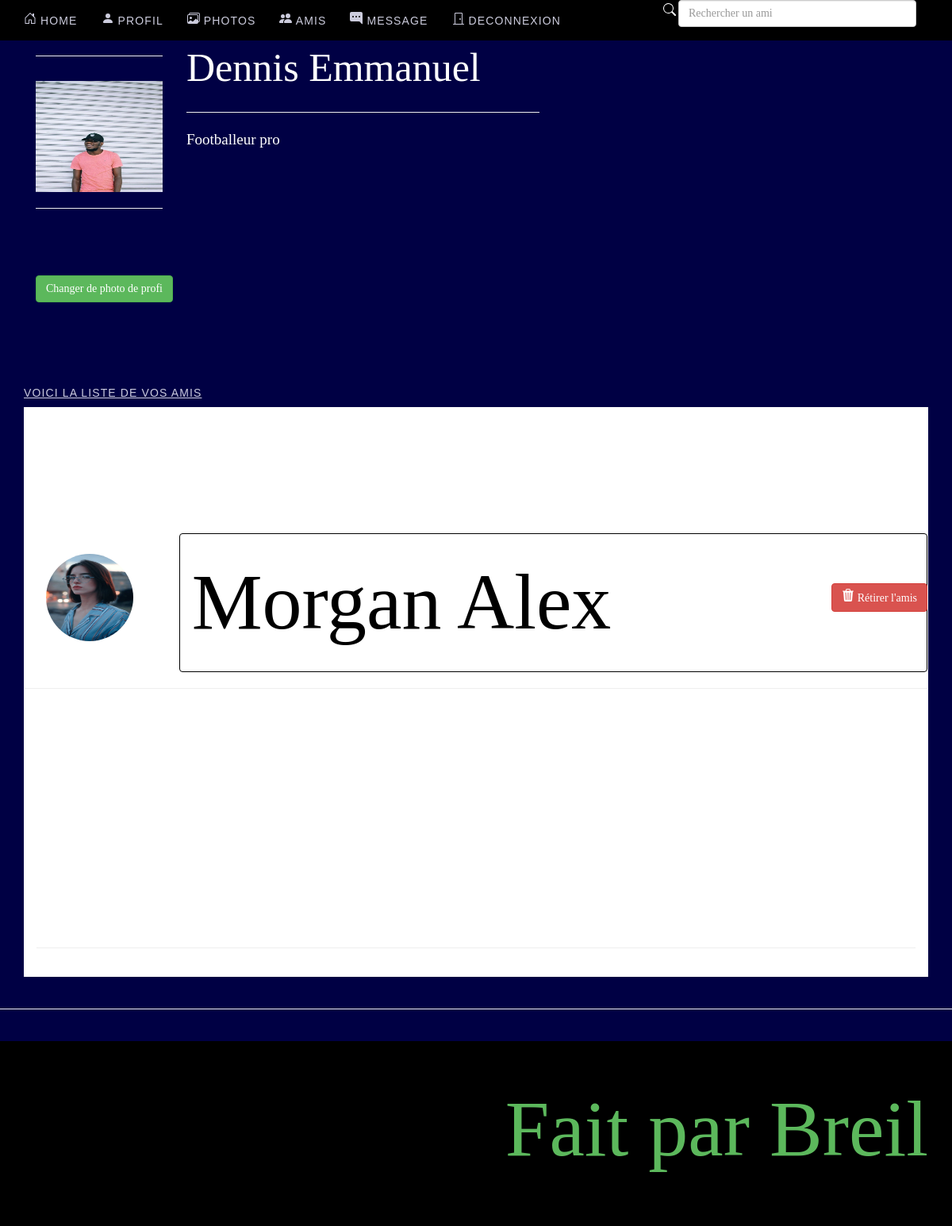
Screenshot of /Login_v1/amis.php (signed in) with the database file from the repository.
### tables this page shows
CREATE TABLE IF NOT EXISTS `members` (
  `member_id` int(11) NOT NULL AUTO_INCREMENT,
  `nom` varchar(100) NOT NULL,
  `prenom` varchar(100) NOT NULL,
  `address` varchar(100) NOT NULL,
  `email` varchar(100) NOT NULL,
  `age` int(11) NOT NULL,
  `sexe` varchar(100) NOT NULL,
  `username` varchar(100) NOT NULL,
  `password` varchar(100) NOT NULL,
  `image` varchar(100) NOT NULL,
  `birthdate` varchar(100) NOT NULL,
  `numero` varchar(100) NOT NULL,
  `status` varchar(100) NOT NULL,
  `bio` varchar(255) NOT NULL,
  PRIMARY KEY (`member_id`)
);

### Login_v1/session.php (called while the page is built, shortened)
<?php
$session_id = $_SESSION['id'];
$session_query = $conn->prepare("SELECT * FROM members WHERE member_id = ?");
$session_query->execute(array($session_id));
$user_row = $session_query->fetch();
$image = $user_row['image'];
?>

### Login_v1/amis.php (the view, shortened to what this page needs)
<!DOCTYPE html>
<html lang="en">
<head>
</head>
<?php include('header.php'); ?>
<?php include('session.php'); ?>
<body>
<?php include('navbar.php'); ?>
<div id="masthead">
    <div class="container">
        <?php include('photoshead.php'); ?>
        <h4><u>Voici la liste de vos amis<u></u></h4>
    </div>
<div class="container">
    <div class="row">
        <div class="col-md-12">
            <div class="panel">
                <div class="panel-body">
                    <div class="row">
                        <br>
                        <?php
                        $query = $conn->query("select members.member_id , members.nom , members.prenom , members.image , friends.friends_id   from members  , friends
	where friends.my_friend_id = '$session_id' and members.member_id = friends.my_id
	OR friends.my_id = '$session_id' and members.member_id = friends.my_friend_id
	");
                        while($row = $query->fetch()){
                            $friend_name = $row['nom']." ".$row['prenom'];
                            $friend_image = $row['image'];
                            $id = $row['friends_id'];
                            ?><div class="row">
                            <div class="col-md-2 text-center">
                                <img  src="<?php echo $friend_image; ?>" style="width:110px;height:110px" class="img-circle"></a>
                            </div>
                            <div class="col-md-10">
                                <div class="pull-right"><a href="deletefriend.php<?php echo '?id='.$id; ?>" class="btn btn-danger">
                                        Rétirer l'amis </a></div>
                                <div class="alert"><?php echo $friend_name; ?></div>
                            </div>
                            </div>
                            <hr>
                            <br><br>
                        <?php } ?>
                    </div>
                    <hr>
                </div>
            </div>
        </div>
    </div>
</div>
<?php include('footer.php'); ?>
</body>
</html>

### Login_v1/heading2.php (shortened to what this page needs)
<!DOCTYPE html>
<body>
<div class="row">
    <div class="col-md-2">
        <hr>
        <img class="pp" src="<?php echo $image; ?>" height="140" width="160">
        <hr>
        <a class="btn btn-success" href="changepic.php">Changer de photo de profi</a>
    </div>
    <div class="col-md-5">
        <?php
        $query = $conn->query("select * from members where member_id = '$session_id'");
        $row = $query->fetch();
        ?>
        <p style="font-size: 50px;">  <?php echo $row['nom']." ".$row['prenom']; ?><span class="margin-p"> </span>
        <hr>
        <p style="font-size: 19px;"><?php echo $row['bio']; ?></p>
    </div>
</div>
</body>

### Login_v1/css/my_style.css (style rules this page uses)
body { font-family: "Helvetica Neue", Helvetica, Arial, sans-serif !important; background: #9053c7; background: -webkit-linear-gradient(-135deg, #c850c0, #4158d0); background: -o-linear-gradient(-135deg, #c850c0, #4158d0); background: -moz-linear-gradient(-135deg, #c850c0, #4158d0); background: linear-gradient(-135deg, #c850c0, #4158d0); }
.col-md-10 { color: black !important; }
.alert { border:1px solid; margin-bottom:0px !important; color: black; }
.col-md-5 > p { color: #ffffff !important; }
#masthead { background-size:cover !important; }
body { font-family: 'TR Century Gothic' !important; padding-top:50px; color:#646464; background-color:#efefef; }
h1,h2,h3,.highlight,.navbar a,#masthead h4 { font-family:'Oswald',arial narrow,sans-serif; }
#masthead { min-height:199px; background-color:#000044; color:#aaaacc; }
a,a:hover { color:#223344; text-decoration:none; }
.navbar-bright a, .navbar-bright .navbar-brand, #masthead h4 { color:#ccccdd; font-size:14px; text-transform: uppercase; letter-spacing:.08em; }
.panel { border-color:transparent; border-radius:0; }

### rows the page displays
members: nom "Dennis", prenom "Emmanuel", bio "Footballeur pro"
members: friend_name "Morgan Alex"
